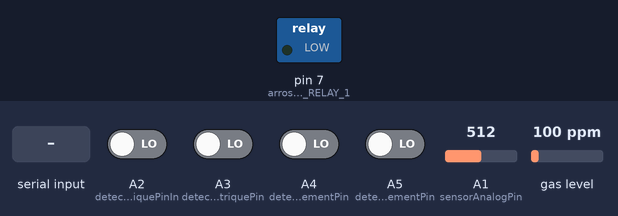
The sketch below on a simulated Arduino Uno, built for the host (arithmetic inside an expression is 32-bit, double 64-bit). Parts: switched loads named in the sketch (green lamp = pin HIGH). Inputs (shaded band) come from the test bench; at power-on: A2 (detecteurPanneElectriquePinIn), A3 (detecteurEauElectriquePin), A4 (detecteurEauTraitementPin), A5 (detecteurMouvementPin) LOW, gas level 100 ppm, A1 (sensorAnalogPin) = 512. What the sketch prints to the serial monitor is not drawn.

Above: at 1.7 s.
1.8 s: "Gicleur_1_ON\n" received over Serial
At 2.3 s:
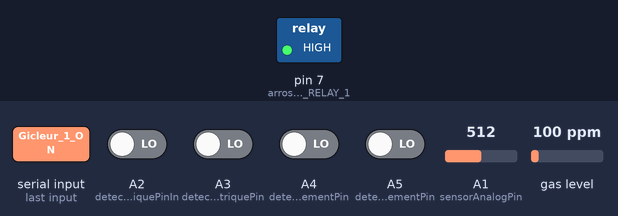
4.9 s: gas level set to 20 ppm
8.2 s: A1 (sensorAnalogPin) set to 716
11.5 s: gas level set to 250 ppm
Timing chart, 0 to 14.5 s (numbered marks = the images above; inputs shaded):
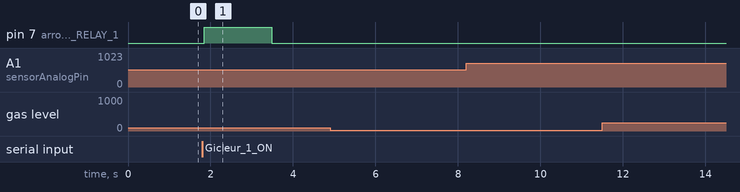

The sketch:

arduinoWentworth-Nord.ino
```cpp
// nouveau arduino wentworth-nord

#include <ArduinoJson.h>
#include <ArduinoJson.hpp>
#include <MQ2.h>

#include "Timer.h"
#include "Math.h"
#include <string>


#define TIME_MSG_LEN  11   // time sync to PC is HEADER followed by unix time_t as ten ascii digits
#define TIME_HEADER  255   // Header tag for serial time sync message
#define DELAYERREUR 25

#define TIME_MSG_LEN  11   // time sync to PC is HEADER followed by unix time_t as ten ascii digits
#define TIME_HEADER  255   // Header tag for serial time sync message
#define DELAYERREUR 25
#define FEED_PIN 15  // MCP23XXX pin button is attached to

// Serial.println(bitRead(PORTD,3)); //Reads bit 3 of register PORTD which contains the current state (high/low) of pin 3.

int sensorAnalogPin = A1;
int sensorMqPin = A0;
int detecteurEauElectriquePin=A3;
int detecteurEauTraitementPin=A4;
int detecteurMouvementPin=A5;
int detecteurPanneElectriquePinOut=5;
int detecteurPanneElectriquePinIn=A2;
int arrosage_RELAY_1 = 7;
bool systemeDetectionPosition=false;
bool activationSystemeArrosage=false;
int debug = 0;


struct DETECTEUR {
  float Prop;
  float Co;
  float Fumee;
  float Mouvement;
  float EauElectrique;
  float EauTraitement;
  float PanneElectrique;
  int DectArrosageZone1;
  int DectArrosageZone2;
  int DectArrosageZone3;
  int DectArrosageZone4;
  float Temperature;

}  Detecteur;

MQ2 mq2(sensorMqPin);
String data="";

int delaiLecture=0;
String requete="";
unsigned long previousMillis = 0;        // will store last time LED was updated
unsigned long interval = 5000;

//  ------------------------------------
void setup() {
  Serial.begin(115200); // start serial for output
  mq2.begin();

  pinMode(detecteurPanneElectriquePinOut, INPUT_PULLUP);
  //digitalWrite(detecteurPanneElectriquePinOut, HIGH);
  pinMode(detecteurPanneElectriquePinIn, INPUT);

  pinMode(detecteurEauElectriquePin, INPUT);
  pinMode(detecteurEauTraitementPin, INPUT);
  pinMode(detecteurMouvementPin, INPUT);

  pinMode(arrosage_RELAY_1, OUTPUT);
  setPinArduino(arrosage_RELAY_1, LOW);
  debug=false;
}

//  ------------------------------------
void loop() {

  // si la requete =  53 arrete le gicleur avec la pin à high pour que le relai soit en position ouvert

  if (requete=="53"){
    setPinArduino(arrosage_RELAY_1, HIGH);
  }

  // si la requete =  54 demarre le gicleur avec la pin à low pour que le relai soit en position fermé
  if (requete=="52"){
    setPinArduino(arrosage_RELAY_1, LOW);
  }

  if (requete=="97"){
    debug=1;
  }
  if (requete=="98"){
    debug=0;
  }

 if (millis() - previousMillis > interval) {


    Serial.println();

    previousMillis += interval;
    assigneValeursAuxVariables();
  }

   previousMillis += interval;

   delay(500);

  Detecteur=getMq2Valeur(Detecteur);

  Detecteur.Mouvement=getDetecteurStatut(detecteurMouvementPin);
  Detecteur.EauTraitement=getDetecteurStatut(detecteurEauTraitementPin);
  Detecteur.EauElectrique=getDetecteurStatut(detecteurEauElectriquePin);
  Detecteur.PanneElectrique= getDetecteurStatut(detecteurPanneElectriquePinIn);
  Detecteur.Temperature=Temperature(sensorAnalogPin);
  Detecteur.DectArrosageZone1=getStatutOutputPin(arrosage_RELAY_1);


  delay(50);
  assigneValeursAuxVariables();
  //Serial.println("passe 1");

  requete=receivedFromRaspberry();
  positionneRelaiGicleur(arrosage_RELAY_1,LOW);
  if (requete=="Gicleur_1_ON"){
      positionneRelaiGicleur(arrosage_RELAY_1,HIGH);
      // Detecteur.DectArrosageZone1=HIGH;

    }

  if (requete=="Gicleur_1_OFF"){
      positionneRelaiGicleur(arrosage_RELAY_1,LOW);
      // Detecteur.DectArrosageZone1=LOW;
    }

   requete="";

}

String receivedFromRaspberry() {

    String line="";
    line = Serial.readStringUntil('\n');
    delay(50);
    return line;

}


//  ------------------------------------
int getDetecteurStatut(int pinNo){

  int value = digitalRead(pinNo);
  return value;
}

//  ------------------------------------
int getPinStatut(int pinNo){
  float resultat;

    resultat = analogRead(pinNo);
    if (resultat > 800){
      return 0;
      }
      else{
          return 1;
      }
}


//  ------------------------------------
// statut du gicleur d arrosage
float getStatutOutputPin(int pin){

  uint8_t bit = digitalPinToBitMask(pin);
  uint8_t port = digitalPinToPort(pin);
  if (port == NOT_A_PIN)
    return LOW;

  return (*portOutputRegister(port) & bit) ? HIGH : LOW;

}

//  ------------------------------------
void setPinArduino(int pinNo, bool valeur){

  if (valeur==true){
    digitalWrite(pinNo, HIGH);
  }
  else{
    digitalWrite(pinNo, LOW);
  }
}

//  ------------------------------------
DETECTEUR getMq2Valeur(DETECTEUR Detecteur){

  float* values= mq2.read(false); //set it false if you don't want to print the values in the Serial
  //Propane = values[0];
  Detecteur.Prop = mq2.readLPG();
  //co = values[1];
  Detecteur.Co = mq2.readCO();
  //smoke = values[2];
  Detecteur.Fumee = mq2.readSmoke();

  return Detecteur;

}


//  ------------------------------------
float Temperature(int sensorAnalogPin){
  //getting the voltage reading from the temperature sensor
   int reading = analogRead(sensorAnalogPin);

   //Serial.print(reading); Serial.println(" volts 1");
   // converting that reading to voltage, for 3.3v arduino use 3.3
   float voltage = reading  * 5.0;
   voltage /= 1024.0;

   // print out the voltage
   //Serial.print(voltage); Serial.println(" volts 2");

   // now print out the temperature
   float temperatureC = (voltage - 0.5) * 100 ;  //converting from 10 mv per degree wit 500 mV offset
                                                 //to degrees ((voltage - 500mV) times 100)
  // Serial.print(temperatureC); Serial.println(" degrees C");

   // now convert to Fahrenheit
   float temperatureF = (temperatureC * 9.0 / 5.0) + 32.0;
   //Serial.print(temperatureF); Serial.println(" degrees F");

   if (debug==1){
    Serial.print("Detecteur de temperature reading : ");
    Serial.print(reading);
    Serial.print("   ");
    Serial.print("voltage : ");
    Serial.print(voltage);
    Serial.print("   ");
    Serial.print("temperature : ");
    Serial.print(temperatureC);
    Serial.println();
   }

   return temperatureC;
}

//  ------------------------------------
void positionneRelaiGicleur(int relayGicleur, int valeur){
  digitalWrite(relayGicleur, valeur);
  }

//  ------------------------------------
void assigneValeursAuxVariables(){
    DynamicJsonDocument doc(400);
    char output[400];


    doc["DateHeure"] = "2024-12-22 8:00:00";
    doc["Prop"]=Detecteur.Prop;
    doc["Co"]=Detecteur.Co;
    doc["Fumee"]=Detecteur.Fumee;
    doc["Temperature"]=Detecteur.Temperature;
    doc["Mouvement"]= Detecteur.Mouvement;
    doc["EauElectrique"] = Detecteur.EauElectrique;
    doc["EauTraitement"] = Detecteur.EauTraitement;
    doc["PanneElectrique"] = Detecteur.PanneElectrique;
    doc["DectArrosageZone1"]=Detecteur.DectArrosageZone1;
    doc["DectArrosageZone2"]=Detecteur.DectArrosageZone2;
    doc["DectArrosageZone3"]=Detecteur.DectArrosageZone3;
    doc["DectArrosageZone4"]=Detecteur.DectArrosageZone4;

    serializeJson(doc, output);
    Serial.println(output);

}
```

Measured:
- after the input at 1.8 s, pin 7 (arrosage_RELAY_1): LOW → HIGH after 0.05 s, → LOW 1.6 s later
- after the input at 4.9 s, every drawn part: stays the same
- after the input at 8.2 s, every drawn part: stays the same
- after the input at 11.5 s, every drawn part: stays the same
